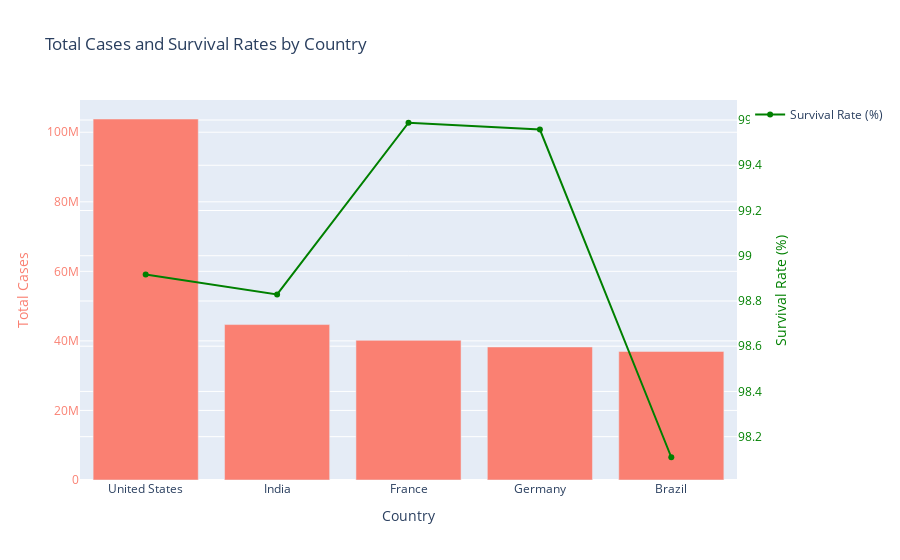

Write notebook code for a chart like this one.
### Markdown cell above
<br><span style="font-family: 'Times New Roman', Times, serif; font-weight: bold; font-size: 25px;">Visualization for top 5 countries with respect to people infected</span>

### Code cell
import plotly.express as px
import plotly.graph_objects as go

# Converting result of query to a dictionary
data = {
    'Country': ['United States', 'India', 'France', 'Germany', 'Brazil'],
    'Total Cases': [103806563, 44693901, 40155274, 38249060, 36977190],
    'Total Deaths': [1124389, 523406, 165613, 168944, 699402],
    'Survival Rate (%)': [98.917, 98.829, 99.588, 99.558, 98.109]
}

# Creation of the bar chart for Total Cases
fig = px.bar(data, x='Country', y='Total Cases', title='Total Cases by Country', labels={'Total Cases': 'Total Cases'})
fig.update_traces(marker_color='salmon')

# Convert the figure to use graph_objects for further customization
fig2 = go.Figure(fig)

# Adding line plot for survival rates
fig2.add_trace(go.Scatter(
    x=data['Country'],
    y=data['Survival Rate (%)'],
    name='Survival Rate (%)',
    mode='lines+markers',
    marker=dict(color='green'),
    yaxis='y2'  # Tells Plotly to plot this on the secondary y-axis
))

# Update layout to include secondary y-axis for survival rates
fig2.update_layout(
    title='Total Cases and Survival Rates by Country',
    yaxis=dict(title='Total Cases', titlefont=dict(color='salmon'), tickfont=dict(color='salmon')),
    yaxis2=dict(
        title='Survival Rate (%)',
        titlefont=dict(color='green'),
        tickfont=dict(color='green'),
        anchor='x',
        overlaying='y',  # This makes the second y-axis share the same x-axis
        side='right'  # Position the secondary axis on the right side
    ),
    xaxis=dict(title='Country')
)

# Show the interactive plot
fig2.show()

### Figure 1 — Plotly figure (JSON) as saved in the notebook; plotly's stock layout.template omitted (floating-point values rounded to 4 significant figures)
{"data": [{"alignmentgroup": "True", "hovertemplate": "Country=%{x}<br>Total Cases=%{y}<extra></extra>", "legendgroup": "", "marker": {"color": "salmon", "pattern": {"shape": ""}}, "name": "", "offsetgroup": "", "orientation": "v", "showlegend": false, "textposition": "auto", "type": "bar", "x": ["United States", "India", "France", "Germany", "Brazil"], "xaxis": "x", "y": [103806563, 44693901, 40155274, 38249060, 36977190], "yaxis": "y"}, {"marker": {"color": "green"}, "mode": "lines+markers", "name": "Survival Rate (%)", "type": "scatter", "x": ["United States", "India", "France", "Germany", "Brazil"], "y": [98.92, 98.83, 99.59, 99.56, 98.11], "yaxis": "y2"}], "layout": {"barmode": "relative", "legend": {"tracegroupgap": 0}, "title": {"text": "Total Cases and Survival Rates by Country"}, "xaxis": {"anchor": "y", "domain": [0, 1], "title": {"text": "Country"}}, "yaxis": {"anchor": "x", "domain": [0, 1], "tickfont": {"color": "salmon"}, "title": {"font": {"color": "salmon"}, "text": "Total Cases"}}, "yaxis2": {"anchor": "x", "overlaying": "y", "side": "right", "tickfont": {"color": "green"}, "title": {"font": {"color": "green"}, "text": "Survival Rate (%)"}}}}
